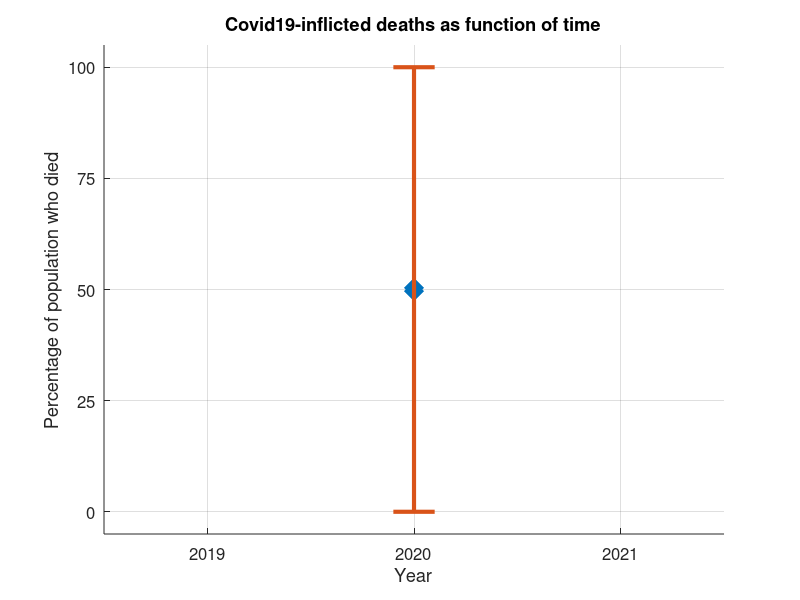

Source code (MATLAB):
x = 2020
y = [50]
err = y
figure(1); clf; ah = axes; hold on; zoom on; grid on; 
ph = plot(x,y,'x');
set(ph,'Linewidth',12);
eh = errorbar(x,y,err);
set(eh,'linewidth',3);
xlabel('Year');
ylabel('Percentage of population who died')
title('Covid19-inflicted deaths as function of time');
set(gca,'Xtick',[2019 2020 2021]);
xlim([2018.5 2021.5])
ylim([-5 105])
set(gca,'Ytick',0:25:100)
set(gca,'FontSize',12);
print('covid19.png','-dpng');